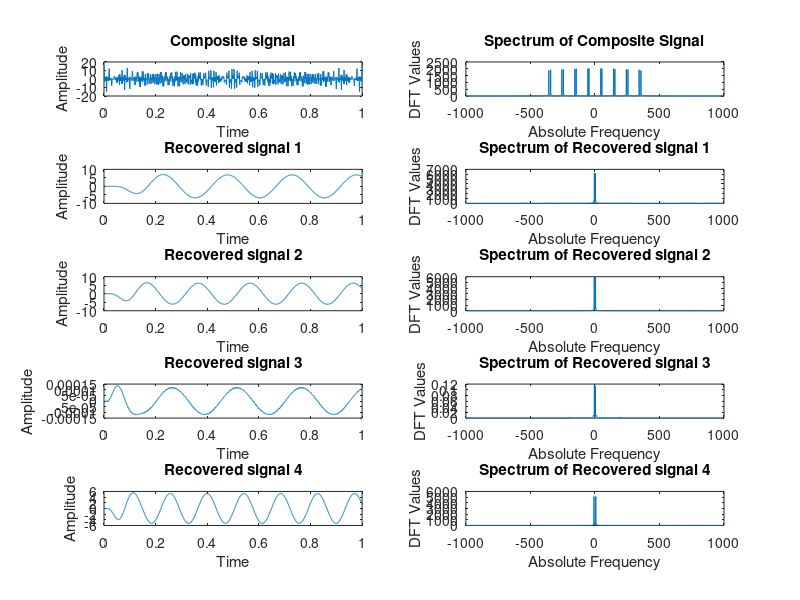

Here is the MATLAB script that generated this plot:
#Love Khakhar J029
#Experiment 2
#Aim : Write a program on Octave for multiplexing of Analog signals 
clc;
clear all;
close all;
pkg load signal
%Matlab program for Multiplexing 4 analog signals
%Message Signal Generation
fs=2000; %Sampling frequency
t=0:1/fs:1; %time
%Message signal 1;
am1=2;%Message Signal 1 Amplitude
fm1=4;%Message Signal 1 Frequency
m1=am1*cos(2*pi*fm1*t);%Message signal 1
 
%Message signal 2;
am2=2;%Message Signal 2 Amplitude
fm2=5;%Message Signal 2 Frequency
m2=am2*cos(2*pi*fm2*t);%Message signal 2
 
%Message signal 3;
am3=2;%Message Signal 3 Amplitude
fm3=6;%Message Signal 3 Frequency
m3=am3*cos(2*pi*fm3*t);%Message signal 3
 
%Message signal 4;
am4=2;%Message Signal 4 Amplitude
fm4=7;%Message Signal 4 Frequency
m4=am4*cos(2*pi*fm4*t);%Message signal 4
 
%Carrier signal 1;
ac1=2;%Carrier Signal 1 Amplitude
fc1=50;%Carrier Signal 1 Frequency
c1=ac1*cos(2*pi*fc1*t);%Carrier signal 1
 
%Carrier signal 2;
ac2=2;%Carrier Signal 2 Amplitude
fc2=150;%Carrier Signal 2 Frequency
c2=ac2*cos(2*pi*fc2*t);%Carrier signal 2
 
%Carrier signal 3;
ac3=2;%Carrier Signal 3 Amplitude
fc3=250;%Carrier Signal 3 Frequency
c3=ac3*cos(2*pi*fc3*t);%Carrier signal 3
 
%Carrier signal 4;
ac4=2;%Carrier Signal 4 Amplitude
fc4=350;%Carrier Signal 4 Frequency
c4=ac4*cos(2*pi*fc4*t);%Carrier signal 4
%Composite signal
x=m1.*c1+m2.*c2+m3.*c3+m4.*c4;
subplot(5,2,1);
plot(t,x);
xlabel('Time');
ylabel('Amplitude');
title('Composite signal')
N=length(x);
X=fftshift(fft(x,N));
f=fs*[-N/2:N/2-1]/N;
subplot(5,2,2);
plot(f,abs(X));
xlabel('Absolute Frequency');
ylabel('DFT Values');
title('Spectrum of Composite Signal');
%Recovered message signal
%Bandpass filtering
[num den]=butter(5,[(fc1-fm1)*2/fs (fc1+fm1)*4/fs]);
bpf_1=filter(num,den,x);
%Mixing
z1=2*bpf_1.*c1;
%Low pass filtering
[num den]=butter(5,fm1*4/fs);
rec1=filter(num,den,z1);
subplot(5,2,3);
plot(t,rec1);
xlabel('Time')
ylabel('Amplitude');
title('Recovered signal 1');
N=length(rec1);
R1=fftshift(fft(rec1,N));
subplot(5,2,4);
plot(f,abs(R1));
xlabel('Absolute Frequency')
ylabel('DFT Values');
title('Spectrum of Recovered signal 1');
 
%Recovered message signal2
%Bandpass filtering
[num den]=butter(5,[(fc2-fm2)*2/fs (fc2+fm2)*4/fs]);
bpf_2=filter(num,den,x);
%Mixing
z2=2*bpf_2.*c2;
%Low pass filtering
[num den]=butter(5,fm2*4/fs);
rec2=filter(num,den,z2);
subplot(5,2,5);
plot(t,rec2);
xlabel('Time')
ylabel('Amplitude');
title('Recovered signal 2');
N=length(rec2);
R2=fftshift(fft(rec2,N));
subplot(5,2,6);
plot(f,abs(R2));
xlabel('Absolute Frequency')
ylabel('DFT Values');
title('Spectrum of Recovered signal 2');
 
%Recovered message signal 3
%Bandpass filtering
[num den]=butter(5,[(fc3-fm3)*2/fs (fc3+fm3)*4/fs]);
bpf_3=filter(num,den,x);
%Mixing
z3=2*bpf_3.*c1;
%Low pass filtering
[num den]=butter(5,fm3*4/fs);
rec3=filter(num,den,z3);
subplot(5,2,7);
plot(t,rec3);
xlabel('Time')
ylabel('Amplitude');
title('Recovered signal 3');
N=length(rec3);
R3=fftshift(fft(rec3,N));
subplot(5,2,8);
plot(f,abs(R3));
xlabel('Absolute Frequency')
ylabel('DFT Values');
title('Spectrum of Recovered signal 3');
 
%Recovered message signal 4
%Bandpass filtering
[num den]=butter(5,[(fc4-fm4)*2/fs (fc4+fm4)*4/fs]);
bpf_4=filter(num,den,x);
%Mixing
z4=2*bpf_4.*c4;
%Low pass filtering
[num den]=butter(5,fm4*4/fs);
rec4=filter(num,den,z4);
subplot(5,2,9);
plot(t,rec4);
xlabel('Time')
ylabel('Amplitude');
title('Recovered signal 4');
N=length(rec4);
R4=fftshift(fft(rec4,N));
subplot(5,2,10);
plot(f,abs(R4));
xlabel('Absolute Frequency')
ylabel('DFT Values');
title('Spectrum of Recovered signal 4');


